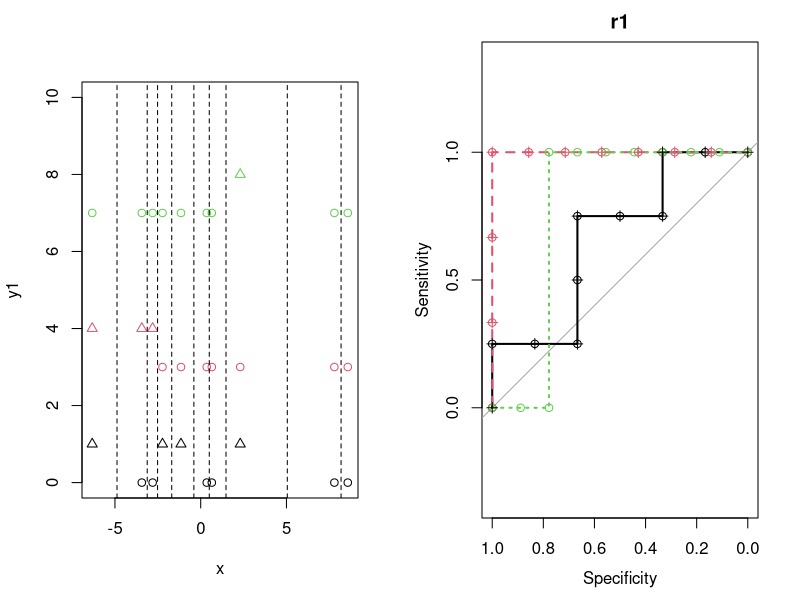
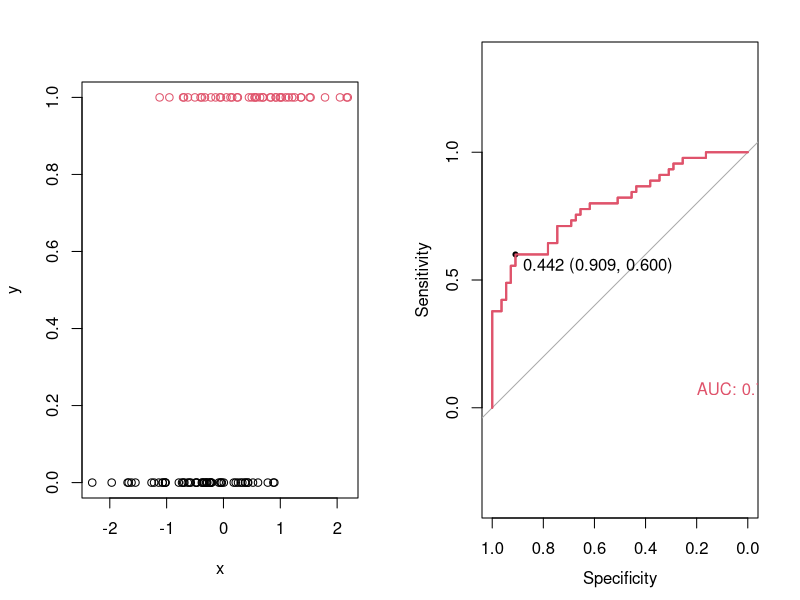
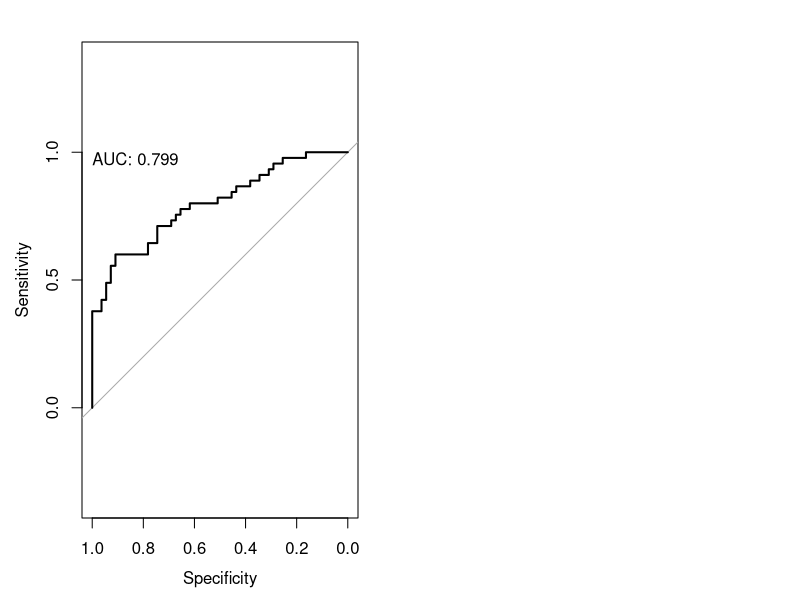

The R source for these figures, in order: (Note: this script raises an error after producing the figures.)
library(pROC)
library(tidyverse)
#install.packages("NNR", repos = "http://10.78.14.91/cran-internal-prod/latest")


# Standard roc curve ------------------------------------------------------


set.seed(123)
x  <- rnorm(10, mean = 0, sd = 5)
x_mid <- (sort(x)[1:9] + sort(x)[2:10])/2


y1 <- sample(0:1, 10, replace = T)
y2 <- rep(0, length = 10L)
#Cases for three smallest values of x
y2[order(x)[1:3]] <- 1
#only 1 case, center value
y3 <- rep(0, length = 10L)
y3[order(x)[8]] <- 1


#plot together, mfrow
par(mfrow = c(1,2))
plot(x,y1, ylim = c(0,10), pch = y1+1)
points(x,y2+3, col = 2, pch = y2+1)
points(x,y3+7, col = 3, pch = y3+1)

abline(v = x_mid, lty = 2)
df <- as.data.frame(cbind(x, y1, y2, y3))

median(x[y1 == 0]);median(x[y1 == 1])
r1 <- roc(response  = y1, predictor = x, smooth = FALSE, data = df)
sort(df$x)
sort(r1$predictor)
sort(r1$original.predictor)
sort(r1$thresholds)

str(r1)


median(x[y2 == 0]);median(x[y2 == 1])
r2 <- roc(response  = y2, predictor = x, smooth = FALSE, data = df)

median(x[y3 == 0]);median(x[y3 == 1])
r3 <- roc(response  = y3, predictor = x, smooth = FALSE, data = df)



plot(r1, main = "r1");points(r1$specificities, r1$sensitivities)
plot(r2, add = T, col =2, lty = 2);points(r2$specificities, r2$sensitivities, col = 2)
plot(r3, add = T, col =3, lty = 3);points(r3$specificities, r3$sensitivities, col = 3)

# Perfect separation AUC.CI -----------------------------------------------
#r2 had perfect sep.

ci.auc(r2)

#r3 has only one case, but not separated

ci.auc(r3)
auc(r3)

r1$direction
r1$controls;x[y1 == 0]
r1$cases;x[y1 == 1]
length(r1$thresholds)
x_mid
tr <- r1$thresholds
se <- r1$sensitivities
sp <- r1$specificities

SE_SP <- function(x,y = y1, thr = 1.475){
  SE <- sum(y[x < thr])/sum(y == 1)
  SP <- sum(y[x > thr] == 0)/sum(y == 0)
  c("SE" = SE, "SP" = SP)
}

my_se_sp <- sapply(X = r1$thresholds, FUN = function(t) SE_SP(x = x, y = y1, thr =t))
points(my_se_sp["SE",] ~ my_se_sp["SP",], pch = 3, col = 1)

my_se_sp_2 <- sapply(X = x_mid, FUN = function(t) SE_SP(x = x, y = y2, thr =t))
points(my_se_sp_2["SE",] ~ my_se_sp_2["SP",], pch = 3, col = 2)


# Same ROC Curve for pred vs log reg --------------------------------------
tb <- tibble(x = rnorm(100),
             y = rbinom(n = 100, size = 1, prob = pnorm(x)))
plot(y ~ x, data  = tb, col = y+1)

roc_ <- roc(y ~ x, data = tb, col = tb$y + 1)
plot(roc_, print.thres = T, print.auc = T, print.auc.x = 0.2, print.auc.y = 0.1, col = 2)

roc_$percent

roc_$auc

logreg_ <- glm(y ~ x, family = "binomial", data = tb)
summary(logreg_)
roc_link <- roc(response = logreg_$data$y, 
                predictor =  predict(logreg_))
plot(roc_link, add = T , col = 2)
library(tidyverse)
install.packages("tidyverse")


# roc curves for given sub-populations  --------------------------------------------------------
rr <- roc(y ~ x, data = tb)
plot(rr,print.auc = T,  print.auc.x = 1, print.auc.y = 1)



roc_fun <- function(mean1 = 0, mean2 = 1, sd1 = 1, sd2 = 1, n1 = 100, n2 = 100){
  #Control; population 1
  x1 <- rnorm(n = n1, mean = mean1, sd = sd1)
  #Cases; population 2
  x2 <- rnorm(n = n2, mean = mean2, sd = sd2)
  data <- data.frame(x = c(x1,x2), 
                     y = c(rep(0, n1), rep(1, n2)))
  #roc 
  roc <<- pROC::roc(formula = y ~ x, data = data)
  plot(roc)
  
  youden <- coords(
    roc = roc,
    x = 'best',
    transpose = TRUE
  )
  
  youden <- if(is.null(dim(youden))) youden else youden[,1]
  
  youden
  par(mfrow = c(2,1))
  plot(roc, print.auc = T, print.thres = T, main = paste0("m1 = ", mean1, ". m2 = ", mean2))
  points( x = youden["specificity"], y = youden["sensitivity"], pch = 2, col = 2 )
  
  # % of cases having x > threshols  and rev
  SE <- nrow( data[data$y == 1 & data$x > as.numeric(youden["threshold"]),] ) / 
          nrow(data[data$y == 1,])
  omSE <- nrow( data[data$y == 1 & data$x < as.numeric(youden["threshold"]),] ) / 
    nrow(data[data$y == 1,])
  # % of controls having x < threshold and rev
  SP <- nrow( data[data$y == 0 & data$x < as.numeric(youden["threshold"]),] ) / 
    nrow(data[data$y == 0,])
  omSP <- nrow( data[data$y == 0 & data$x > as.numeric(youden["threshold"]),] ) / 
    nrow(data[data$y == 0,])
  
  plot(y ~ x, data = data, col = y+1, 
       main = paste("Number of 1's having x > threshols:", "(",youden["threshold"] %>% round(3), ")" , "is:", SE, "\n",
                    "Number of 0's having x < threshols:", "(",youden["threshold"] %>% round(3), ")" , "is:", SP, "\n")
       )
  abline( v = youden["threshold"])

}
roc_fun(mean2 = 1, sd1 = 0.1)
